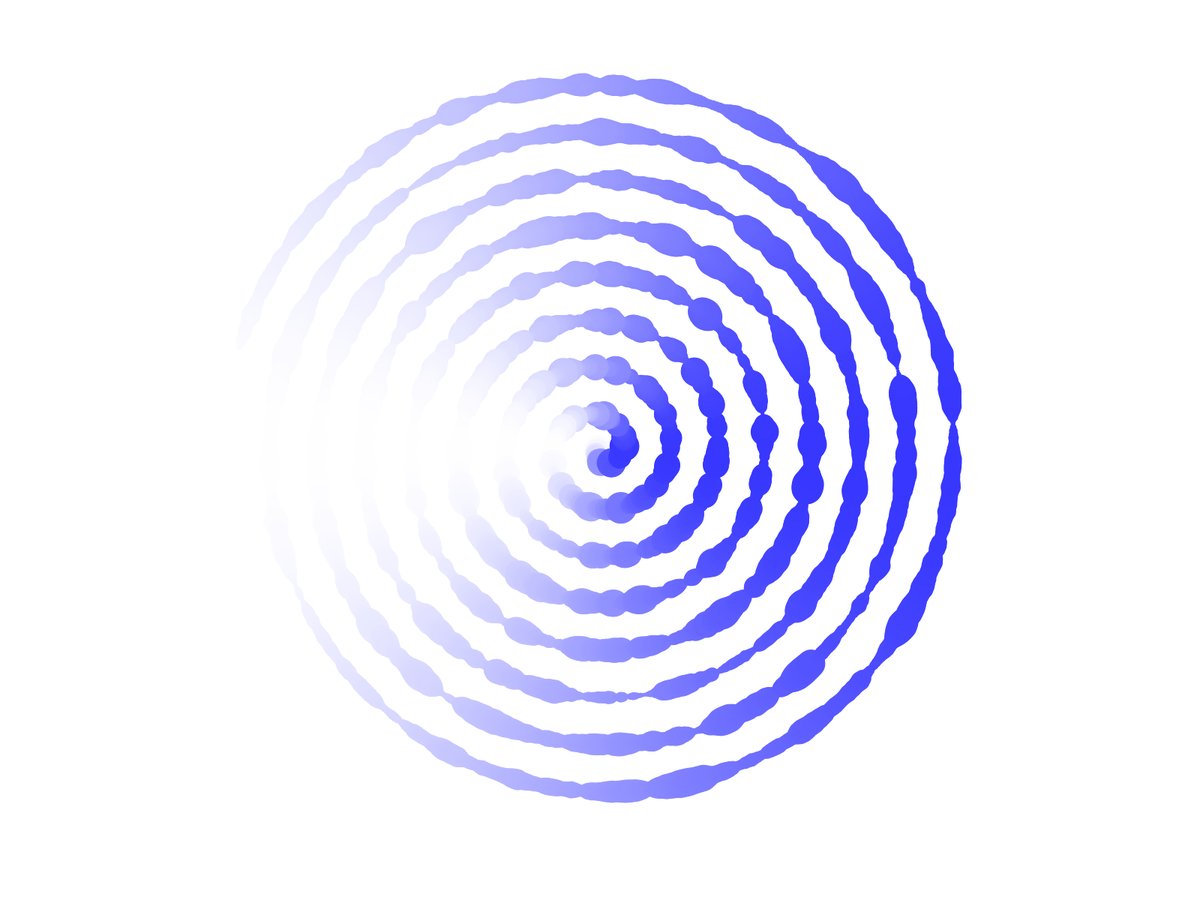
Frame 1 (no input)
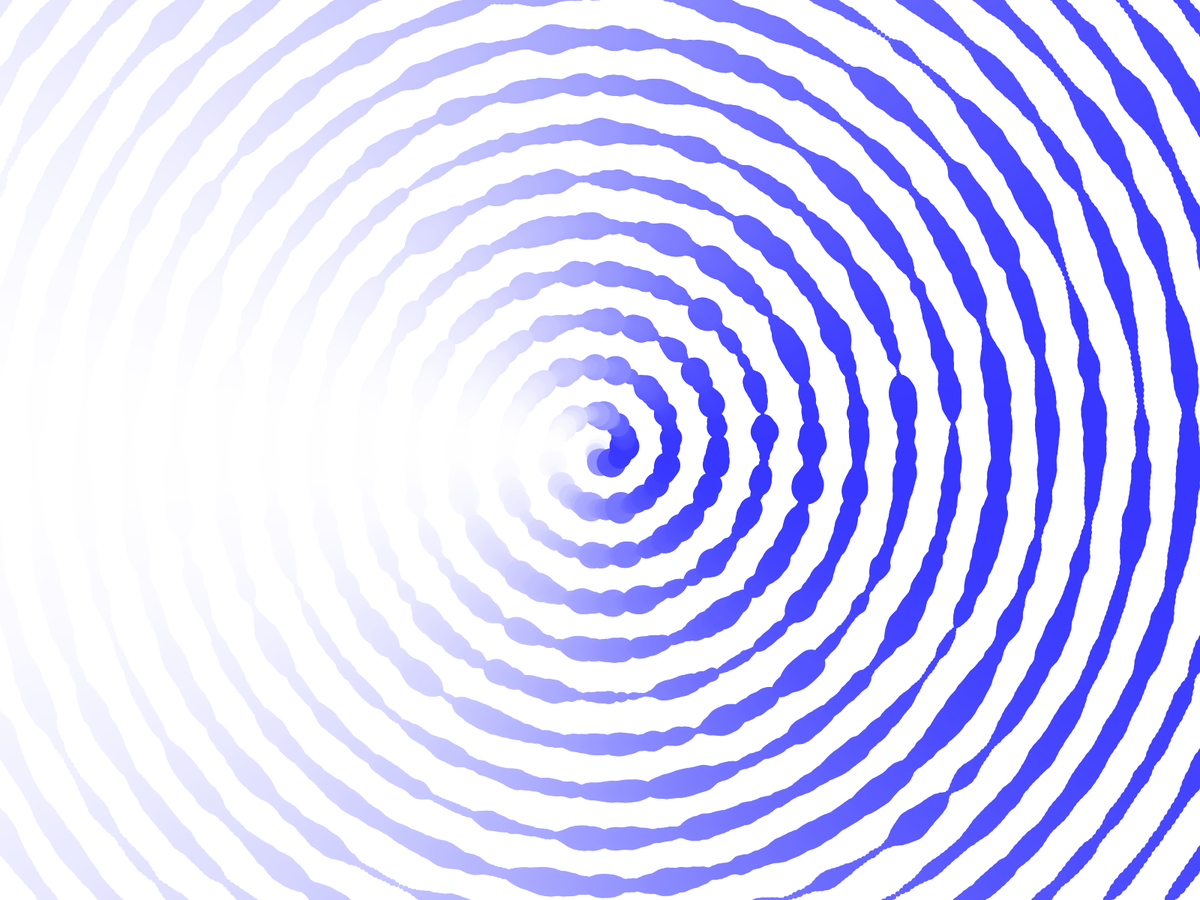
Frame 2 (the mouse pressed at the canvas centre, redrawn once)

The Processing sketch that drew these frames (run headless with seeded random() and noise(); the mouse was pressed at the canvas centre and the sketch redrawn once):

// Processing sketch: spiral
// ── spiral.pde
float r = 0.0;
float theta1 = 00.0;
float theta2 = 33.3;
float theta3 = 66.6;
float perlinNoise= noise(r)*50;




void setup() {
fullScreen();
background(255);
}
void draw() {


  for(int i=0;i<5000;i++){

  float midX=width/2;
  float midY=height/2;
  
float x = r * -cos(theta1);
float y = r * sin(theta1);
noStroke();
//fill(cos(theta1)*100+155,cos(theta2)*100+155,(cos(theta3))*100+155);
fill(cos(theta1)*100+155,cos(theta1)*100+155,255);

ellipse(x + midX, y + midY, noise(r)*50, noise(r)*50); 
// Increment the angle

theta1 += 0.01;
theta2 += 0.01;
theta3 += 0.01;
r += 0.1;
  }
noLoop();
}
